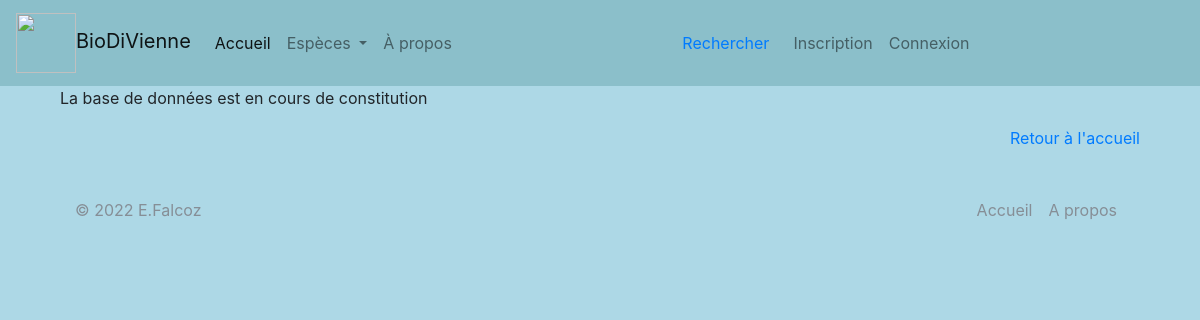
The page /espece/11 on the database as committed earlier.
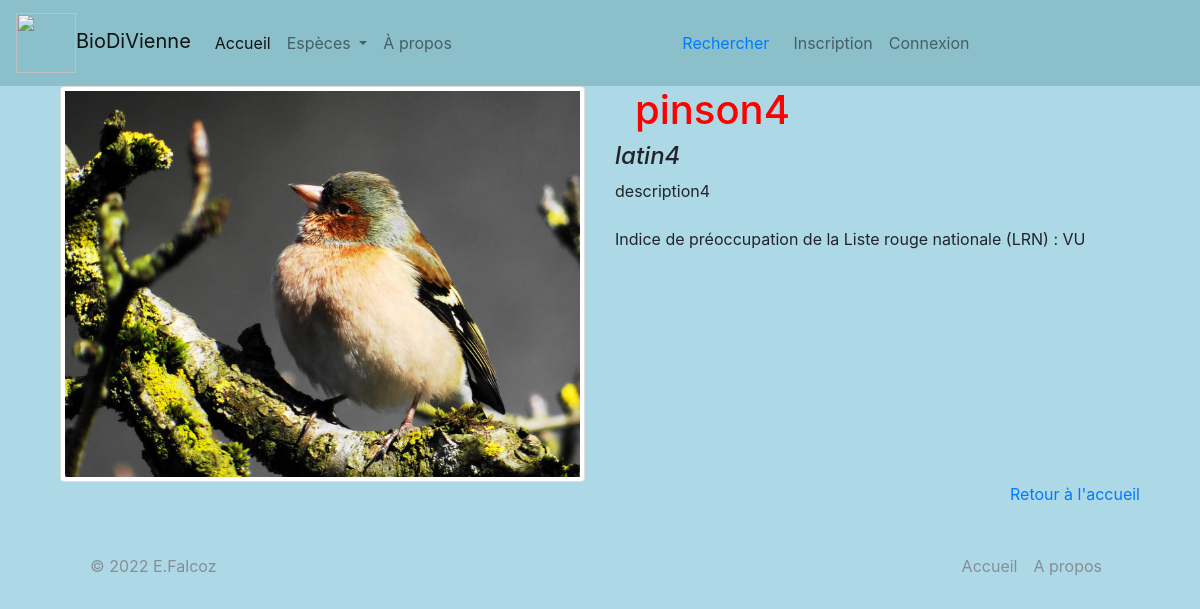
The same page on the database as committed later.
### app25OK.py (models this page shows)
class Espece(db.Model):
    espece_id = db.Column(db.Integer, unique=True, nullable=False, primary_key=True, autoincrement=True)
    espece_fichier = db.Column(db.Text, unique=True, nullable=False)
    espece_regne = db.Column(db.Text, nullable=False)
    espece_nom_vernaculaire = db.Column(db.Text)
    espece_nom_latin = db.Column(db.Text)
    espece_description = db.Column(db.Text)
    espece_preoccupation = db.Column(db.Text)
    espece_droit_image = db.Column(db.Text)
    authorships = db.relationship("Authorship", back_populates="espece")

### app25OK.py (the view)
@app.route("/espece/<int:espece_id>")
def espece(espece_id):
    unique_espece = Espece.query.get(espece_id)
    return render_template("pages/espece.html", espece=unique_espece)

### templates/pages/espece.html (shortened to what this page needs)
{% extends "conteneur3.html" %}
{% block corps %}
    {% if espece %}
<div>
<div class="row align-items-start">
    <div class="col">
            <img src=/display/{{espece.espece_fichier}} class="img-thumbnail img-responsive" href="{{espece.espece_droit_image}}">
    </div>
    <div class="col">
      <h1>{{espece.espece_nom_vernaculaire}}</h1>
            <h4><i>{{espece.espece_nom_latin}}</i></h4>
      <div class="mb-3">
                <label class="form-label">{{espece.espece_description}}</label>
              </div>
            <div class="mb-3">
                <label class="form-label">Indice de préoccupation de la Liste rouge nationale (LRN) : {{espece.espece_preoccupation}}</label></br>
            </div>
</div>
</div>
    {% else %}
            <div class="row align-items-start">
                <div class="col">
        <p>La base de données est en cours de constitution</p>
                    </div>
            </div>
    {% endif %}
    <p><a class="float-right" href="{{url_for('accueil')}}">Retour à l'accueil</a></p>
{% endblock %}

### templates/conteneur3.html (shortened to what this page needs)
<!DOCTYPE html>
<html lang="fr">
<head>
    <head>
    {% include "partials/css.html" %}
        <link rel="stylesheet" href="/static/css/style.css">
</head>
<body>
    <nav class="navbar navbar-expand-lg navbar-light" style="background-color: #8bbfca;">
        <a class="navbar-brand" href="{{url_for('accueil')}}"> <img class="d-inline-block" src="{{url_for('static', filename='images/pavot.png')}}" width="60" height="60" class="d-inline-block align-text-top"/>BioDiVienne</a>
        <ul class="navbar-nav mr-auto mt-2 mt-lg-0">
          <li class="nav-item active">
            <a class="nav-link" href="{{url_for('accueil')}}">Accueil</a>
          </li>
          <li class="nav-item dropdown nav-item">
            <a class="nav-link dropdown-toggle" href="#" id="EspecesDropdown" role="button" data-toggle="dropdown" aria-haspopup="true" aria-expanded="false">
              Espèces
            </a>
          </li>
            <li class="nav-item">
            <a class="nav-link" href="{{url_for('page_apropos')}}">À propos</a>
          </li>
        </ul>
        <form class="form-inline my-2 my-lg-0" action="{{url_for('recherche')}}" method="GET">
            <a class="nav-link" src="{{url_for('recherche')}}" href="{{url_for('recherche')}}">Rechercher</a>
        </form>
        <ul class="navbar-nav mr-auto">
            <ul class="navbar-nav mr-auto">
                {% if not current_user.is_authenticated %}
                  <li class="nav-item">
                    <a class="nav-link" href="{{url_for("inscription")}}">Inscription</a>
                  </li>
                  <li class="nav-item">
                    <a class="nav-link" href="{{url_for("connexion")}}">Connexion</a>
                  </li>
                {% endif %}
            </ul>
    </nav>
      <div class="container">
    <div class="container">
        <div class="row">
            <div class="col">
            {% block corps %}{% endblock %}
            </div>
        </div>
    </div>
</body>
<div class="container">
  <footer class="d-flex flex-wrap justify-content-between align-items-center py-3 my-4 border-top">
    <p class="col-md-4 mb-0 text-muted">&copy; 2022 E.Falcoz</p>
    <a name="favicon" href="static/images/pavot.png" class="col-md-4 d-flex align-items-center justify-content-center mb-3 mb-md-0 me-md-auto link-dark text-decoration-none">
      <svg class="bi me-2" width="40" height="32"><use xlink:href="#bootstrap"/></svg>
    </a>
    <ul class="nav col-md-4 justify-content-end">
      <li class="nav-item"><a href="{{url_for('accueil')}}" class="nav-link px-2 text-muted">Accueil</a></li>
      <li class="nav-item"><a href="{{url_for('page_apropos')}}" class="nav-link px-2 text-muted">A propos</a></li>
    </ul>
  </footer>
</div>
</html>

### templates/partials/css.html (shortened to what this page needs)
<link rel="stylesheet" href="{{ url_for('static', filename='css/bootstrap.css')}}">

### static/css/style.css (style rules this page uses)
body { background-color: lightblue; }
h1 { color: red; margin-left: 20px; }
.container { background-image: none; }

Rows that differ between the two databases and show on the page:
added Espece: espece_fichier (picture), espece_nom_vernaculaire "pinson4", espece_nom_latin "latin4", espece_description "description4", espece_preoccupation "VU"
Other text that changed with them:
text no longer shown: "La base de données est en cours de constitution"
text now shown: "Indice de préoccupation de la Liste rouge nationale (LRN) :"
